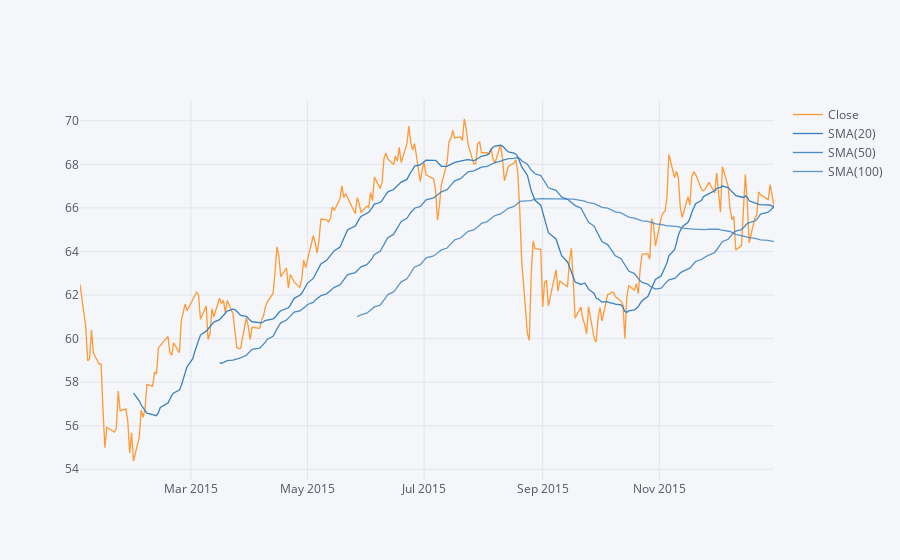

Here is the notebook cell this chart was saved with:
### Markdown cell above
* Use .ta_plot(study='sma') to create a Simple Moving Averages plot of Morgan Stanley for the year 2015.

### Code cell
JPM['Close']['2015-01-01': '2016-01-01'].ta_plot(study='sma', periods=[20,50,100])

### Figure 1 — Plotly figure (JSON) as saved in the notebook; plotly's stock layout.template omitted (floating-point values rounded to 4 significant figures; data arrays with more than 128 entries replaced by an {"elided": "..."} marker saying what was removed)
{"data": [{"line": {"color": "rgba(255, 153, 51, 1.0)", "dash": "solid", "shape": "linear", "width": 1.3}, "mode": "lines", "name": "Close", "text": "", "type": "scatter", "x": {"elided": "252 str values"}, "y": {"elided": "252 float values"}}, {"line": {"color": "rgba(55, 128, 191, 1.0)", "dash": "solid", "shape": "linear", "width": 1.3}, "mode": "lines", "name": "SMA(20)", "text": "", "type": "scatter", "x": {"elided": "252 str values"}, "y": {"elided": "252 mixed values"}}, {"line": {"color": "rgba(55, 128, 191, 0.8999999999999999)", "dash": "solid", "shape": "linear", "width": 1.3}, "mode": "lines", "name": "SMA(50)", "text": "", "type": "scatter", "x": {"elided": "252 str values"}, "y": {"elided": "252 mixed values"}}, {"line": {"color": "rgba(55, 128, 191, 0.7999999999999998)", "dash": "solid", "shape": "linear", "width": 1.3}, "mode": "lines", "name": "SMA(100)", "text": "", "type": "scatter", "x": {"elided": "252 str values"}, "y": {"elided": "252 mixed values"}}], "layout": {"legend": {"bgcolor": "#F5F6F9", "font": {"color": "#4D5663"}}, "paper_bgcolor": "#F5F6F9", "plot_bgcolor": "#F5F6F9", "title": {"font": {"color": "#4D5663"}}, "xaxis": {"gridcolor": "#E1E5ED", "showgrid": true, "tickfont": {"color": "#4D5663"}, "title": {"font": {"color": "#4D5663"}, "text": ""}, "zerolinecolor": "#E1E5ED"}, "yaxis": {"gridcolor": "#E1E5ED", "showgrid": true, "tickfont": {"color": "#4D5663"}, "title": {"font": {"color": "#4D5663"}, "text": ""}, "zerolinecolor": "#E1E5ED"}}}
